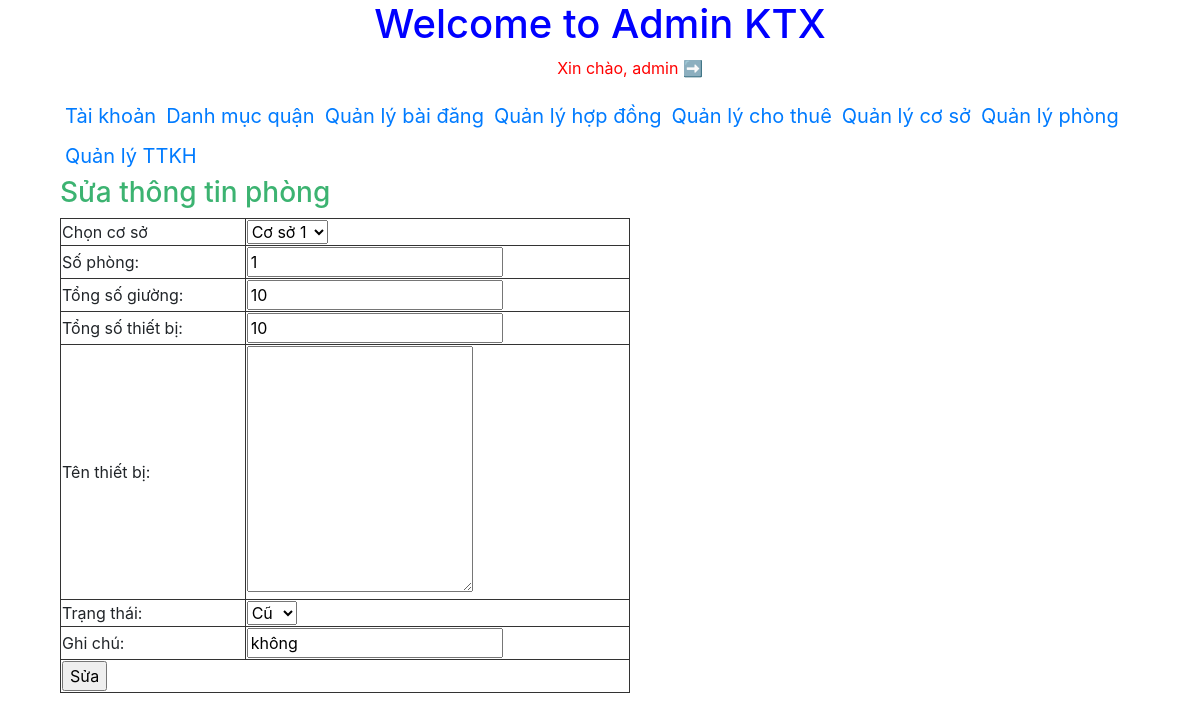
/admin/index.php?action=phong&query=sua&idphong=2 (signed in), run on the app's committed database.
### tables this page shows
CREATE TABLE `tb_phong` (
  `id_phong` int(11) NOT NULL,
  `id_coso` int(100) NOT NULL,
  `sophong` int(200) NOT NULL,
  `tongsogiuong` int(200) NOT NULL,
  `tongsothietbi` int(200) NOT NULL,
  `tenthietbi` varchar(300) NOT NULL,
  `trangthai` varchar(100) NOT NULL,
  `ghichu` varchar(3000) NOT NULL
);

### admin/pageadmin/quanlyphong/sua.php (the view, shortened to what this page needs)
<?php
     $sql_sua_phong = " SELECT * FROM tb_phong WHERE id_phong = '$_GET[idphong]' LIMIT 1";
     $query_sua_phong = mysqli_query($mysqli, $sql_sua_phong);
?>
<h3 style="color:mediumseagreen"> Sửa thông tin phòng</h3>
<table border="1px" width=50% style="border-collapse:collapse; border:5px #333333;">
<?php
   while($row = mysqli_fetch_array($query_sua_phong)){
?>
    <form method="POST" action="pageadmin/quanlyphong/xuly.php?idphong=<?php echo $row['id_phong'] ?>" enctype="multipart/form-data">
    <tr>
        <td> Chọn cơ sở</td>
        <td>
            <select name="quan" id="">
                <?php
                    $sql_coso = "SELECT * FROM tb_coso ORDER BY id_coso ASC";
                    $query_coso = mysqli_query($mysqli,$sql_coso);
                    while($row_coso = mysqli_fetch_array($query_coso)){
                        if($row_coso['id_coso']==$row['id_coso']){
                ?>
                <option selected value="<?php echo $row_coso['id_coso'] ?>" > <?php echo $row_coso['tencoso'] ?> </option>
                <?php
                    }else{
                ?>
                 <option value="<?php echo $row_coso['id_coso'] ?>" > <?php echo $row_coso['tencoso'] ?> </option>
                <?php
                   }
                }
                ?>
            </select>
        </td>
    </tr>
    <tr>
        <td> Số phòng:</td>
        <td><input type="text" value="<?php echo $row['sophong'] ?>" name="sophong"></td>
    </tr>
    <tr>
        <td> Tổng số giường:</td>
        <td><input type="text" value="<?php echo $row['tongsogiuong'] ?>" name="tongsogiuong"></td>
    </tr>
    <tr>
        <td> Tổng số thiết bị:</td>
        <td><input type="text" value="<?php echo $row['tongsothietbi'] ?>" name="tongsothietbi"></td>
    </tr>
    <tr>
        <td> Tên thiết bị:</td>
        <td> <textarea rows="10" <?php echo $row['tenthietbi'] ?> name="tenthietbi"></textarea> </td>
    </tr>
    <tr>
        <td> Trạng thái:</td>
        <td>
            <select name="trangthai">
                <?php
                    if($row['trangthai']==1){
                ?>
                <option value="1" selected>Mới</option>
                <option value="0">Cũ</option>
                <?php
                    }else{
                ?>
                <option value="0" selected>Cũ</option>
                <?php
                    }
                ?>
            </select>
        </td>
    </tr>
    <tr>
        <td> Ghi chú:</td>
        <td><input type="text" value="<?php echo $row['ghichu'] ?>" name="ghichu"></td>
    </tr>
    <tr>
        <td colspan="3"> <input type="submit" name="suaphong" value="Sửa"> </td>
    </tr>
    </form>
<?php
}
?>
</table>

### data on the page
tb_phong: sophong "1", tongsogiuong "10", tongsothietbi "10", trangthai "Cũ", ghichu "không"

### other printed values
$_SESSION['login'] "admin"
form field quan "Cơ sở 1"
